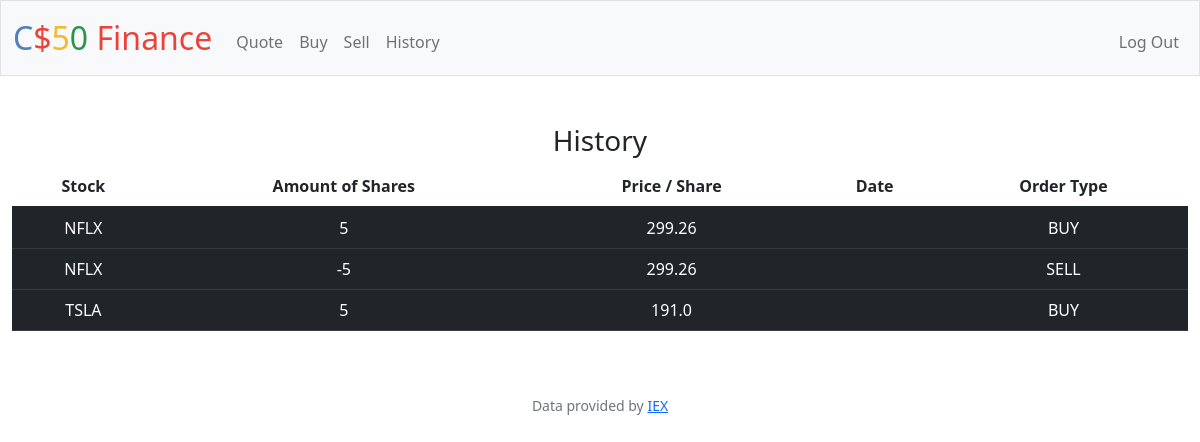
The app's page /history (signed in) with its own data.
### tables this page shows
CREATE TABLE 'Purchases' ('symbol' TEXT, 'shares' INTEGER, 'price' REAL, 'id'  INTEGER PRIMARY KEY  , 'user_id' INTEGER, 'type' TEXT);

### app.py (the view)
@app.route("/history")
@login_required
def history():
    if request.method == "GET":
        user_id = session["user_id"]
        purchases_db = db.execute("SELECT * FROM purchases WHERE user_id = ?", user_id)
        return render_template("history.html", database=purchases_db)

### app.py (called while the page is built)
@app.after_request
def after_request(response):
    response.headers["Cache-Control"] = "no-cache, no-store, must-revalidate"
    response.headers["Expires"] = 0
    response.headers["Pragma"] = "no-cache"
    return response

### helpers.py (called while the page is built)
def login_required(f):
    @wraps(f)
    def decorated_function(*args, **kwargs):
        if session.get("user_id") is None:
            return redirect("/login")
        return f(*args, **kwargs)
    return decorated_function

### templates/history.html (shortened to what this page needs)
{% extends "layout.html" %}
{% block main %}
<h3>History</h3>
<div class="section" >
 <table class="table table-striped-columns">
    <thead>
        <tr>
            <th scope="col">Stock</th>
            <th cope="col">Amount of Shares</th>
            <th scope="col">Price / Share</th>
            <th scope="col">Date</th>
            <th scope="col">Order Type</th>
        </tr>
    </thead>
    <tbody>
        {% for row in database %}
        <tr class="table-dark">
            <td class="table-dark"> {{ row["symbol"] }} </td>
            <td class="table-dark"> {{ row["shares"] }} </td>
            <td class="table-dark"> {{ row["price"] }} </td>
            <td class="table-dark"> {{ row["date"] }} </td>
            <td class="table-dark"> {{ row["type"] }} </td>
        </tr>
        {% endfor %}
    </tbody>
    </table>
 </div>
{% endblock %}

### templates/layout.html (shortened to what this page needs)
<!DOCTYPE html>
<html lang="en">
    <head>
        <link href="https://cdn.jsdelivr.net/npm/bootstrap@5.1.3/dist/css/bootstrap.min.css" rel="stylesheet">
        <link href="/static/styles.css" rel="stylesheet">
    </head>
    <body>
        <nav class="bg-light border navbar navbar-expand-md navbar-light">
            <div class="container-fluid">
                <a class="navbar-brand" href="/"><span class="blue">C</span><span class="red">$</span><span class="yellow">5</span><span class="green">0</span> <span class="red">Finance</span></a>
                <div class="collapse navbar-collapse" id="navbar">
                    {% if session["user_id"] %}
                        <ul class="navbar-nav me-auto mt-2">
                            <li class="nav-item"><a class="nav-link" href="/quote">Quote</a></li>
                            <li class="nav-item"><a class="nav-link" href="/buy">Buy</a></li>
                            <li class="nav-item"><a class="nav-link" href="/sell">Sell</a></li>
                            <li class="nav-item"><a class="nav-link" href="/history">History</a></li>
                        </ul>
                        <ul class="navbar-nav ms-auto mt-2">
                            <li class="nav-item"><a class="nav-link" href="/logout">Log Out</a></li>
                        </ul>
                    {% else %}
                        <ul class="navbar-nav ms-auto mt-2">
                            <li class="nav-item"><a class="nav-link" href="/register">Register</a></li>
                            <li class="nav-item"><a class="nav-link" href="/login">Log In</a></li>
                        </ul>
                    {% endif %}
                </div>
            </div>
        </nav>
        <main class="container-fluid py-5 text-center">
            {% block main %}{% endblock %}
        </main>
        <footer class="mb-5 small text-center text-muted">
            Data provided by <a href="https://iexcloud.io/">IEX</a>
        </footer>
    </body>
</html>

### static/styles.css (style rules this page uses)
nav .navbar-brand { font-size: xx-large; }
nav .navbar-brand .blue { color: #537fbe; }
nav .navbar-brand .red { color: #ea433b; }
nav .navbar-brand .yellow { color: #f5b82e; }
nav .navbar-brand .green { color: #2e944b; }

### records on screen
Purchases: symbol "NFLX", shares "5", price "299.26", type "BUY"
Purchases: symbol "NFLX", shares "-5", price "299.26", type "SELL"
Purchases: symbol "TSLA", shares "5", price "191.0", type "BUY"
